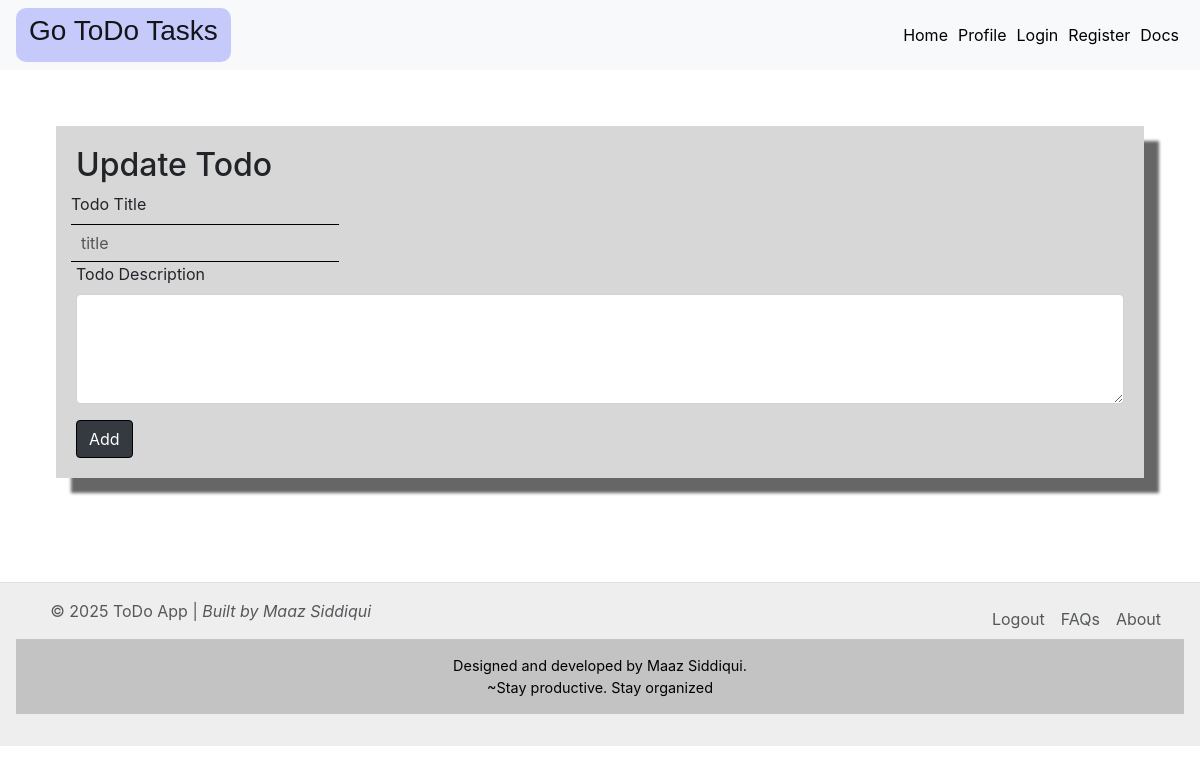
Page /edit/1 on the earlier database version.
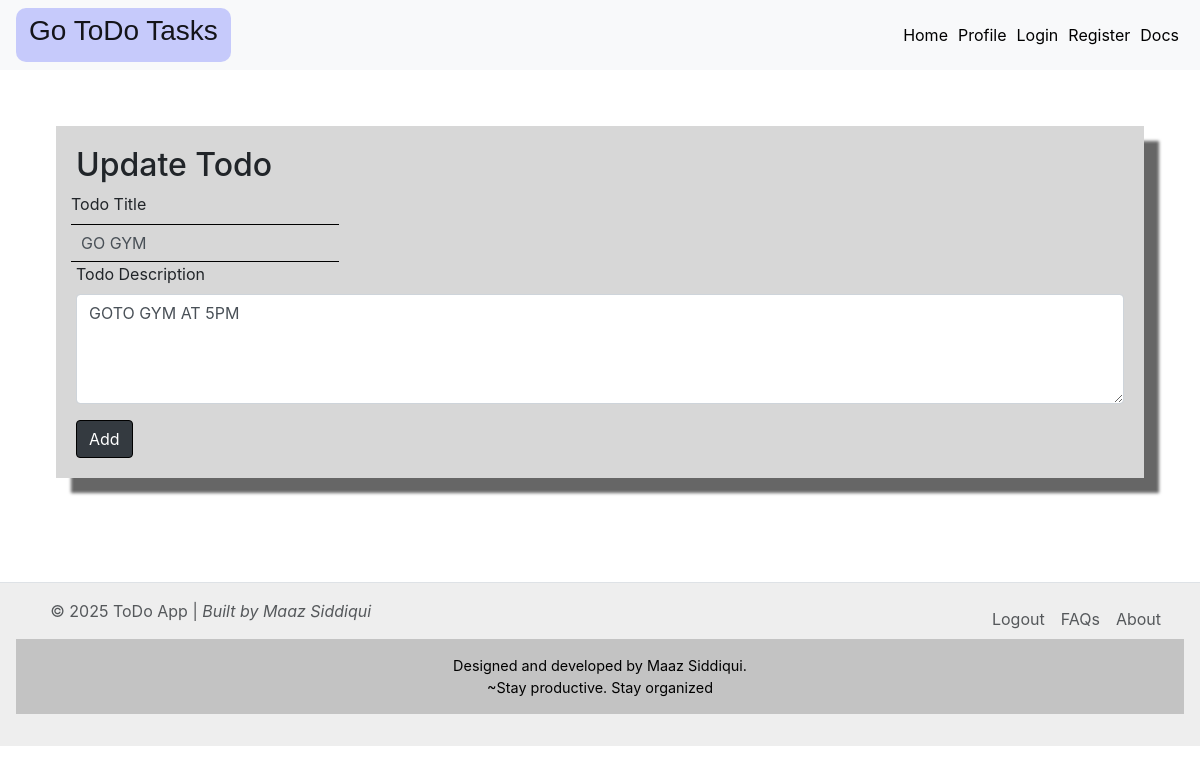
Same page on the later database version.
### index.py (models this page shows)
class Todo(db.Model,UserMixin):
    __tablename__ = 'Todo'
    sno = db.Column(db.Integer, primary_key=True)
    title = db.Column(db.String(200), nullable=False)
    content = db.Column(db.String(500), nullable=False)
    date = db.Column(db.DateTime, default=datetime.utcnow)
    user_email = db.Column(db.String(200), nullable=False)

### index.py (the view, shortened to what this page needs)
@app.route('/edit/<int:id>', methods=['POST', 'GET'])
def edit(id):
    user_to_update = Todo.query.filter_by(sno=id).first()
    return render_template('update.html', todo=user_to_update,logged_in = current_user.is_authenticated)

### templates/update.html
{% extends 'base.html' %} {% block title %}ToDo Web App{% endblock %} {% block
body %}
<div class="container-02">
  <form action="/edit/{{todo.sno}}" method="POST">
    <h2>Update Todo</h2>
    <div class="form-row">
      <div czlass="form-group col-md-6">
        <label for="title">Todo Title</label>
        <input
          required
          type="text"
          class="form-control"
          name="title"
          id="title"
          placeholder="title"
          value="{{todo.title}}"
        />
      </div>
    </div>
    <div class="form-group">
      <label for="desc">Todo Description</label>
      <textarea
        autocomplete="off"
        required
        class="form-control"
        id="desc"
        name="desc"
        rows="4"
        cols="50">{{ todo.content }}
      </textarea>
    </div>
    <button type="submit" class="btn btn-dark mr-2">Add</button>
  </form>
</div>
{% endblock %}

### templates/base.html (shortened to what this page needs)
<!DOCTYPE html>
<html lang="en">
<head>
  <link href="https://cdn.jsdelivr.net/npm/bootstrap@5.3.0/dist/css/bootstrap.min.css" rel="stylesheet">
  <link rel="stylesheet" href="https://cdn.jsdelivr.net/npm/bootstrap@4.1.3/dist/css/bootstrap.min.css"
 />
  <link rel="stylesheet" href="{{url_for('static',filename='style.css')}}" />
</head>
<body>
  <nav class="navbar navbar-expand-lg navbar-light bg-light">
    <a class="navbar-brand" href="/">
      <h3>Go ToDo Tasks</h3>
    </a>
    <div class="collapse navbar-collapse" id="navbarSupportedContent">
      <ul class="navbar-nav ml-auto">
        <li class="nav-item active">
          <a class="nav-links" href="/">Home <span class="sr-only">(current)</span></a>
        </li>
        <li class="nav-item">
          <a class="nav-links" href="/Profile">Profile</a>
        </li>
        {% if not logged_in %}
        <li class="nav-item">
          <a class="nav-links" href="/login">Login</a>
        </li>
        <li class="nav-item">
          <a class="nav-links" href="/register">Register</a>
        </li>
        {% endif %}
        <li class="nav-item">
          <a class="nav-links" href="/docs">Docs</a>
        </li>
      </ul>
    </div>
  </nav>
  {% block body %} {% endblock %}
</body>
<br><br>
<footer class="d-flex flex-wrap  border-top">
  <p class="col-md-4 mb-0 text-body-secondary">
    &COPY; 2025 ToDo App | <i>Built by Maaz Siddiqui</i>
  </p>
  <a href="/"
    class="col-md-4 d-flex align-items-center justify-content-center mb-3 mb-md-0 me-md-auto link-body-emphasis text-decoration-none"
    aria-label="Bootstrap">
    <svg class="bi me-2" width="40" height="32" aria-hidden="true">
      <use xlink:href="#bootstrap"></use>
    </svg>
  </a>
  <ul class="nav col-md-4 justify-content-end">
    <li class="nav-item">
          <a  class="nav-link px-2 text-body-secondary" href="/logout">Logout</a>
        </li>
    <li class="nav-item">
      <a href="/docs" class="nav-link px-2 text-body-secondary">FAQs</a>
    </li>
    <li class="nav-item">
      <a href="/Profile" class="nav-link px-2 text-body-secondary">About</a>
    </li>
  </ul>
  <blockquote class="footertext">
    Designed and developed by Maaz Siddiqui.<br />~Stay productive. Stay
    organized
  </blockquote>
</footer>
</html>

### static/style.css (style rules this page uses)
* { box-sizing: border-box; }
.container-02 { margin: 3.5rem; padding :20px; background-color: rgba(61, 61, 61, 0.205); justify-content: center; box-shadow: 15px 15px 3px rgba(0, 0, 0, 0.6); }
.btn { color: rgb(255, 255, 255); border: 1px solid black; border-radius: 4px; }
footer { width: 100%; background-color: rgba(172, 172, 172, 0.205); text-align: center; padding: 1rem; }
input[type="text"],textarea { border: none; border-top: 1px solid #000; border-bottom: 1px solid #000; border-radius: 0%; outline: none; background-color: transparent; padding: 8px 10px; font-size: 1rem; }
input[type="text"]::placeholder { color: #555; opacity: 1; }

### templates/base.html (style rules this page uses)
.nav-links { padding: 5px; color: black; transition: all 0.2s ease-in-out; }
.footertext { text-align: center; background-color: rgba(128, 128, 128, 0.393); padding: 1rem; font-size: 0.9rem; color: #000; position: relative; bottom: 0; width: 100%; }
.navbar-brand { background-color: rgba(0, 21, 255, 0.205); font-family: 'Lucida Sans', 'Lucida Sans Regular', 'Lucida Grande', 'Lucida Sans Unicode', Geneva, Verdana, sans-serif; font-size: 1.1rem; border-radius: 10px; padding-bottom: 6px; padding-top: 6px; padding-left: 13px; padding-right: 13px; transition: all 0.3s ease-in-out; }

Differences in the rows shown:
added Todo: title "GO GYM", desc "GOTO GYM AT 5PM"
